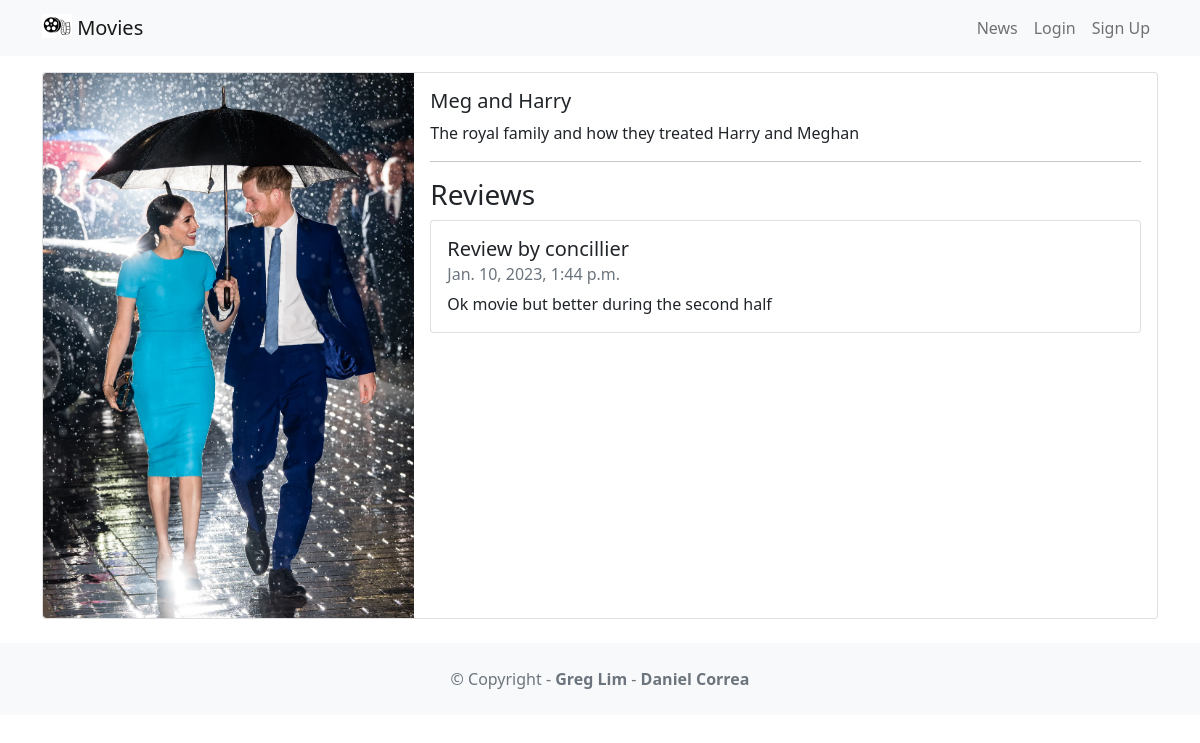
/movie/1, run on the app's committed database.
### movie/models.py (models this page shows, shortened)
class Movie(models.Model):
    title = models.CharField(max_length=100)
    description = models.CharField (max_length=250)
    image= models.ImageField(upload_to ='movie/images/')
    url=models.URLField(blank=True)

class Review(models.Model):
    text = models.CharField(max_length=100)
    date = models.DateTimeField(auto_now_add=True)
    user = models.ForeignKey(User,on_delete=models.CASCADE)
    movie = models.ForeignKey(Movie,on_delete=models.CASCADE)
    watchAgain = models.BooleanField()

### movie/views.py (the view)
# urls.py: path('<int:movie_id>', views.detail, name='detail'),
def detail(request, movie_id):
    movie = get_object_or_404(Movie, pk=movie_id)
    reviews = Review.objects.filter(movie = movie)
    return render(request, 'detail.html', {'movie': movie , 'reviews': reviews})

### movie/templates/detail.html (shortened to what this page needs)
{% extends 'base.html' %}
{% block content %}
    <div class="card mb-3">
        <div class="row g-0">
            <div class="col-md-4">
                <img src="{{ movie.image.url }}" class="img-fluid rounded-start" alt="">
            </div>
            <div class="col-md-8">
                <div class="card-body">
                    <h5 class="card-title">{{ movie.title }}</h5>
                    <p class="card-text">{{ movie.description }}</p>
                    <hr/>
                    <h3>Reviews</h3>
                    <ul class="list-group">
                    {% for review in reviews %}
                        <li class="list-group-item pb-3 pt-3">
                            <h5 class="card-title"> Review by {{ review.user.username }} </h5>
                            <h6 class="card-subtitle mb-2 text-muted"> {{ review.date }} </h6>
                            <p class="card-text">{{ review.text }}</p>
                        </li>
                    {% endfor %}
                    </ul>
                </div>
            </div>
        </div>
    </div>
{% endblock content %}

### data on the page
Movie: image (picture), title "Meg and Harry", description "The royal family and how they treated Harry and Meghan"
Review: user.username "concillier", date "Jan. 10, 2023, 1:44 p.m.", text "Ok movie but better during the second half"
